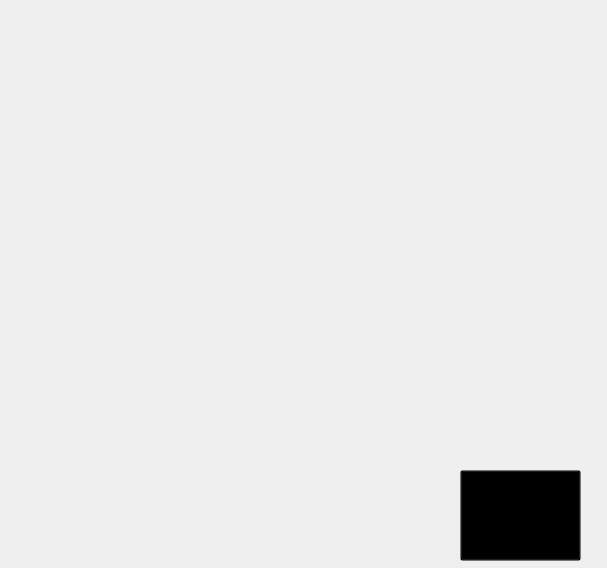
<?xml version="1.0" encoding="UTF-8"?>
<ui version="4.0">
 <class>MainWindow</class>
 <widget class="QMainWindow" name="MainWindow">
  <property name="geometry">
   <rect>
    <x>0</x>
    <y>0</y>
    <width>607</width>
    <height>568</height>
   </rect>
  </property>
  <property name="windowTitle">
   <string>MainWindow</string>
  </property>
  <widget class="QWidget" name="centralwidget">
   <widget class="QLabel" name="label">
    <property name="geometry">
     <rect>
      <x>-250</x>
      <y>-10</y>
      <width>1111</width>
      <height>591</height>
     </rect>
    </property>
    <property name="text">
     <string/>
    </property>
    <property name="pixmap">
     <pixmap resource="../telasa.qrc">:/telas/12 mensagem alçapão.jpg</pixmap>
    </property>
    <property name="scaledContents">
     <bool>true</bool>
    </property>
   </widget>
   <widget class="QPushButton" name="pushButton">
    <property name="geometry">
     <rect>
      <x>460</x>
      <y>470</y>
      <width>121</width>
      <height>91</height>
     </rect>
    </property>
    <property name="styleSheet">
     <string notr="true">background-color: rgba(0,0,0,0)</string>
    </property>
    <property name="text">
     <string/>
    </property>
   </widget>
  </widget>
 </widget>
 <resources>
  <include location="../telasa.qrc"/>
 </resources>
 <connections/>
</ui>
